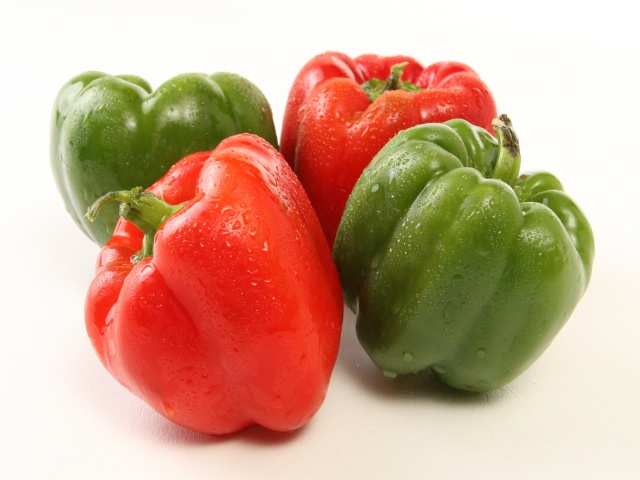
#> input picture jupyter_notebooks/pynq-dpu/img3/bellpeppe-994958.JPEG, 640 x 480 px; its folder holds 4 pictures in this run; the run also reads 1 picture not shown here
$ jupyter execute --allow-errors Ex1.5_dpu_yolo_v3.ipynb   (shell and % lines are left out)
#> lines starting #> are read from the running program, lines starting #| are printed output that depends on the picture
# DPU example: YOLOv3
----

## Aim/s
* This notebooks shows an example of DPU applications. The application,as well as the DPU IP, is pulled from the official
[Vitis AI Github Repository](https://github.com/Xilinx/Vitis-AI).

## References
* [Vitis AI Github Repository](https://www.xilinx.com/products/design-tools/vitis/vitis-ai.html).

## Last revised
* Jun 27, 2022
    * Initial revision
----

## 1. Prepare the overlay
We will download the overlay onto the board.

[cell 1]
from pynq_dpu import DpuOverlay
#> (the rest of this cell did not finish here and is left out)

## 2. Utility functions

In this section, we will prepare a few functions for later use.

[cell 2]
import os
import time
import numpy as np
import glob
import cv2
import random
import colorsys
from matplotlib.patches import Rectangle
import matplotlib.pyplot as plt

[cell 3]
img_folder = "./img3/"

if not os.path.exists(img_folder):
    !cp -r img img3
    !wget -O "img3/room.JPEG" "https://img.freepik.com/foto-gratis/mudarse-al-nuevo-concepto-casa_53876-144474.jpg"
    !wget -O "img3/desk.JPEG" "https://img.freepik.com/foto-gratis/escritorio-gris-laptop-bloc-notas-hoja-blanco-maceta-lapiz-tableta-retocar_155003-5225.jpg"

types = ('*.jpeg', '*.jpg', '*.png', '*.JPEG', '*.JPG', '*.PNG')
image_files = []
for files in types:
    image_files.extend(glob.glob(img_folder + files))
for i in sorted(image_files):
    image = cv2.imread(i)
#> image is the input picture: shape (480, 640, 3); mean B, G, R 141.8, 167.1, 206
    _, ax = plt.subplots(1)
    _ = ax.imshow(cv2.cvtColor(image, cv2.COLOR_BGR2RGB))
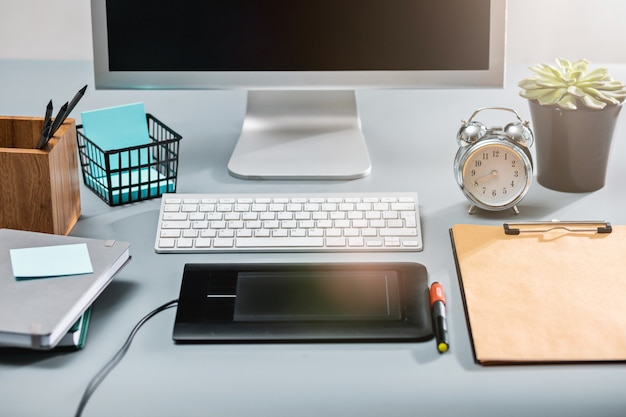
#> shown: shape (417, 626, 3); mean R, G, B 158, 157.3, 153.5
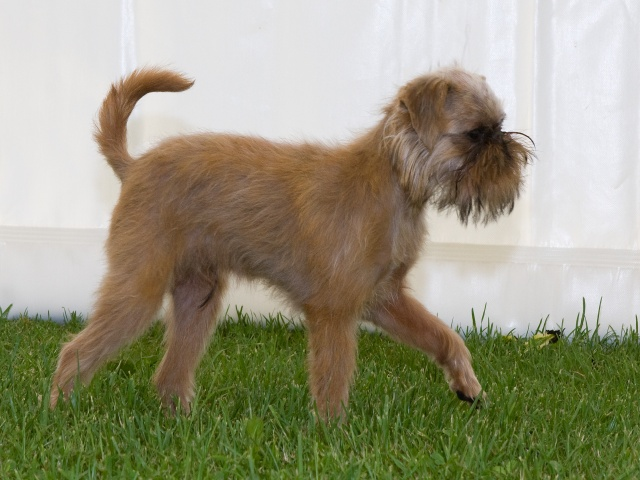
#> shown: shape (480, 640, 3); mean R, G, B 153.6, 151.3, 127.4
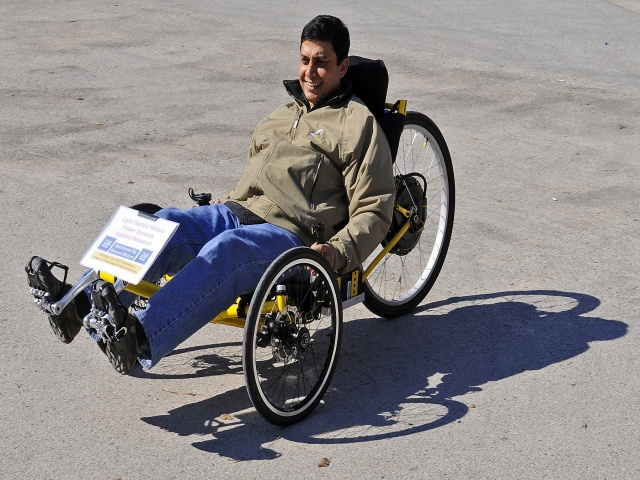
#> shown: shape (480, 640, 3); mean R, G, B 138.6, 135.1, 135.2

The `load_model()` method will automatically prepare the `graph`
which is used by VART.

**Note** For the KV260 board you may see TLS memory allocation errors if cv2 gets loaded before loading the vitis libraries in the Jupyter Lab environment. Make sure to load cv2 first in these cases.

#> (a cell that did not finish here is left out)

Let's first define a few useful preprocessing functions.

[cell 5]
anchor_list = [10,13,16,30,33,23,30,61,62,45,59,119,116,90,156,198,373,326]
#> anchor_list = [10, 13, 16, 30, 33, 23, 30, 61, 62, 45, 59, 119, 116, 90, 156, 198, 373, 326]
anchor_float = [float(x) for x in anchor_list]
#> anchor_float has the same summary as anchor_list
anchors = np.array(anchor_float).reshape(-1, 2)
#> anchors = [[10, 13], [16, 30], [33, 23], [30, 61], [62, 45], [59, 119], [116, 90], [156, 198], [373, 326]]

[cell 6]
def get_class(classes_path):
    '''Get model classification information'''
    with open(classes_path) as f:
        class_names = f.readlines()
    class_names = [c.strip() for c in class_names]
    return class_names

classes_path = "img/voc_classes.txt"
#> (the rest of this cell did not finish here and is left out)


#> (a cell that did not finish here is left out)

[cell 8]
def letterbox_image(image, size):
    '''resize image with unchanged aspect ratio using padding'''
    ih, iw, _ = image.shape
    w, h = size
    scale = min(w/iw, h/ih)
    #print(scale)

    nw = int(iw*scale)
    nh = int(ih*scale)
    #print(nw)
    #print(nh)

    image = cv2.resize(image, (nw,nh), interpolation=cv2.INTER_LINEAR)
    new_image = np.ones((h,w,3), np.uint8) * 128
    h_start = (h-nh)//2
    w_start = (w-nw)//2
    new_image[h_start:h_start+nh, w_start:w_start+nw, :] = image
    return new_image


def pre_process(image, model_image_size):
    '''image preprocessing'''
    image = image[...,::-1]
    image_h, image_w, _ = image.shape

    if model_image_size != (None, None):
        assert model_image_size[0]%32 == 0, 'Multiples of 32 required'
        assert model_image_size[1]%32 == 0, 'Multiples of 32 required'
        boxed_image = letterbox_image(image, tuple(reversed(model_image_size)))
    else:
        new_image_size = (image_w - (image_w % 32), image_h - (image_h % 32))
        boxed_image = letterbox_image(image, new_image_size)
    image_data = np.array(boxed_image, dtype='float32')
    image_data /= 255.
    image_data = np.expand_dims(image_data, 0)
    return image_data

We will also define a few functions to post-process the output after running a DPU task.

[cell 9]
# [48 lines left out: functions _get_feats, correct_boxes, boxes_and_scores, not called in this run]

[cell 10]
# [64 lines left out: functions draw_bbox, nms_boxes, not called in this run]

[cell 11]
# [17 lines left out: function draw_boxes, not called in this run]

[cell 12]
# [37 lines left out: function evaluate, not called in this run]

Keep in mind that our original images are 640x480 so we need to preprocess them
later to make sure it fits our model.

[cell 13]
image_folder = 'img3'
original_images = sorted([i for i in os.listdir(image_folder) if i.endswith("JPEG")])
total_images = len(original_images)

## 3. Use VART
Now we should be able to use VART to do image classification.

#> (a cell that did not finish here is left out)

#> (a cell that did not finish here is left out)

#> (a cell that did not finish here is left out)

#> (a cell that did not finish here is left out)

#> (a cell that did not finish here is left out)

#> (a cell that did not finish here is left out)

We can define a few buffers to store input and output data. They will be reused
during multiple runs.

#> (a cell that did not finish here is left out)

Remember that we have a list of `original_images`.
We can now define a new function `run()` which takes the image index as
the input, then decode and post-process the output as the detection result.
With the argument `display` set to `True`, the original image as well as the
detected objects and their labels can be rendered.

It is obvious that the range of `image_index` should be [0, `total_images`-1].

[cell 21]
def run(image_index, display=False):
    # Read input image
    input_image = cv2.imread(os.path.join(image_folder, original_images[image_index]))

    # Pre-processing
    image_size = input_image.shape[:2]
    image_data = np.array(pre_process(input_image, (416, 416)), dtype=np.float32)

    # Fetch data to DPU and trigger it
    image[0,...] = image_data.reshape(shapeIn[1:])
    job_id = dpu.execute_async(input_data, output_data)
    dpu.wait(job_id)

    # Retrieve output data
    conv_out0 = np.reshape(output_data[0], shapeOut0)
    conv_out1 = np.reshape(output_data[1], shapeOut1)
    conv_out2 = np.reshape(output_data[2], shapeOut2)
    yolo_outputs = [conv_out0, conv_out1, conv_out2]

    # Decode output from YOLOv3
    boxes, scores, classes = evaluate(yolo_outputs, image_size, class_names, anchors)

    if display:
        _ = draw_boxes(input_image, boxes, scores, classes)
    print("Number of detected objects: {}".format(len(boxes)))

Let's run it for 1 image and print out the detected label.

[cell 22]
t0 = time.time()
#> (the rest of this cell did not finish here and is left out)

#> in letterbox_image, `image = cv2.resize(image, (nw,nh), interpolation=cv2.INTER_LINEAR)`:
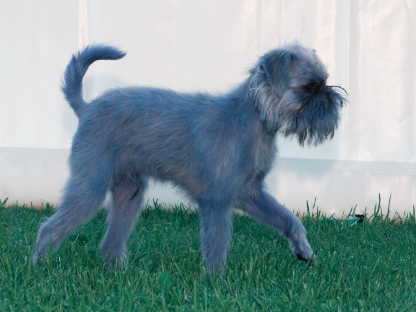
#> image: shape (312, 416, 3); mean of channels 0, 1, 2 153.5, 151.2, 127.3; drawn as B, G, R
#> in letterbox_image, `new_image[h_start:h_start+nh, w_start:w_start+nw, :] = image`:
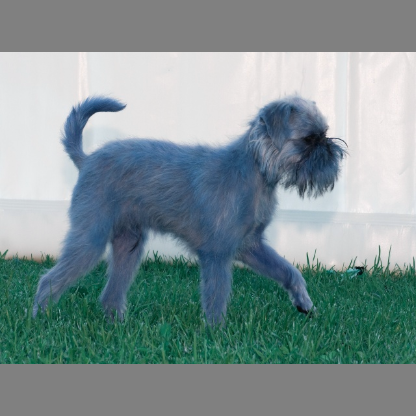
#> new_image: shape (416, 416, 3); mean of channels 0, 1, 2 147.1, 145.4, 127.5; drawn as B, G, R
print(f'Inference time: {time.time()-t0:.2f}s (one image)')

[cell 23]
t0 = time.time()
#> (the rest of this cell did not finish here and is left out)

#> call 2 of letterbox_image, with size = (416, 416)
#> in letterbox_image (call 2), `image = cv2.resize(image, (nw,nh), interpolation=cv2.INTER_LINEAR)`:
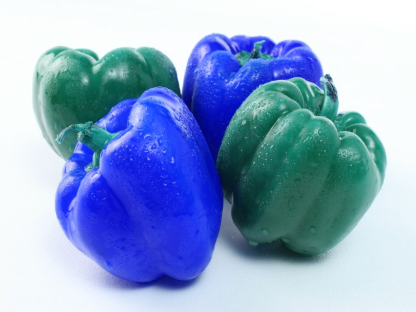
#> image: shape (312, 416, 3); mean of channels 0, 1, 2 205.9, 167, 141.7; drawn as B, G, R
#> in letterbox_image (call 2), `new_image[h_start:h_start+nh, w_start:w_start+nw, :] = image`:
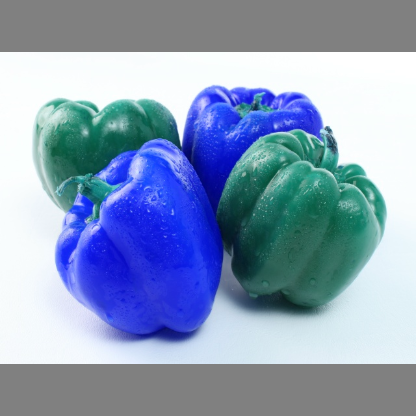
#> new_image: shape (416, 416, 3); mean of channels 0, 1, 2 186.5, 157.2, 138.3; drawn as B, G, R
